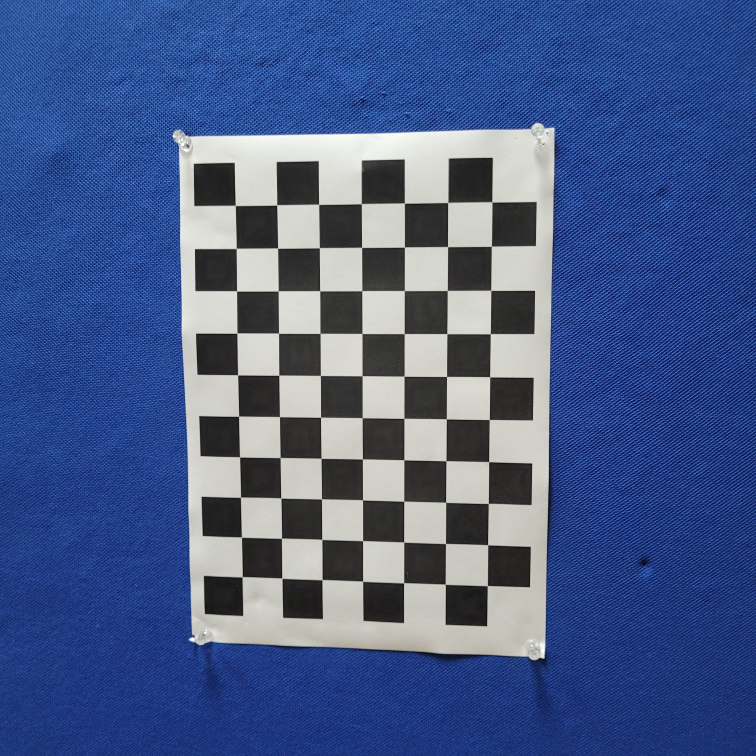
#> input picture dataset/Camera Calibration(Samsung S20 fe)/20241116_210536.jpg, 3024 x 3024 px (shown at 1/4 size); its folder holds 4 pictures in this run
$ python callibration.py
#> lines starting #> are read from the running program, lines starting #| are printed output that depends on the picture
import numpy as np
import cv2 as cv
import glob

# termination criteria
criteria = (cv.TERM_CRITERIA_EPS + cv.TERM_CRITERIA_MAX_ITER, 30, 0.001)

# prepare object points, like (0,0,0), (1,0,0), (2,0,0) ....,(6,5,0)
objp = np.zeros((6*7,3), np.float32)
objp[:,:2] = np.mgrid[0:7,0:6].T.reshape(-1,2)

# Arrays to store object points and image points from all the images.
objpoints = [] # 3d point in real world space
imgpoints = [] # 2d points in image plane.

images = glob.glob('../../../dataset/Camera Calibration(Samsung S20 fe)/*.jpg')
print("images found:", len(images))
for fname in images:
    img = cv.imread(fname)
#> img is the input picture: shape (3024, 3024, 3); mean B, G, R 137.6, 91.2, 71.1
    gray = cv.cvtColor(img, cv.COLOR_BGR2GRAY)
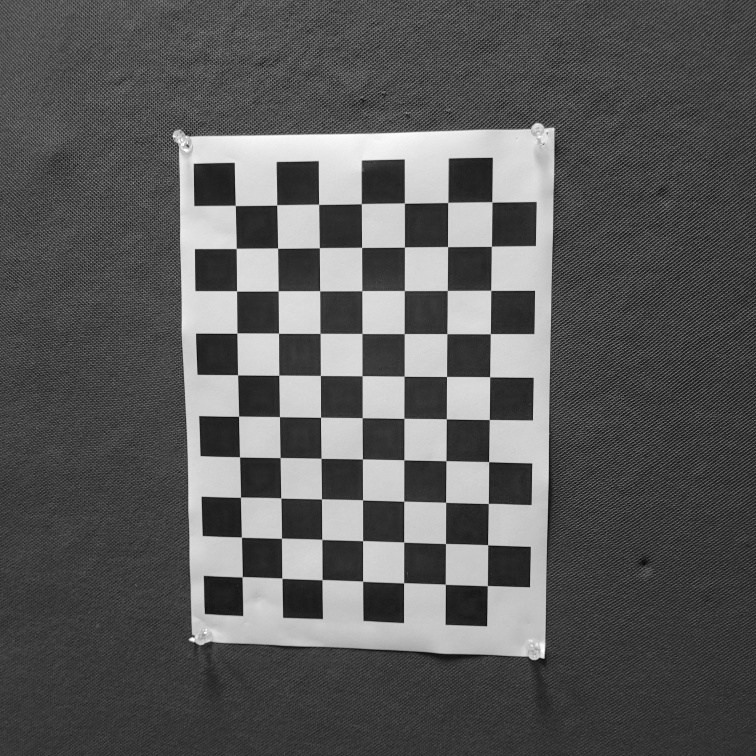
#> gray: shape (3024, 3024) (shown at 1/4 size); min 0, max 255, mean 90.5
    print("Processing image: ", fname)
    # Find the chess board corners
    ret, corners = cv.findChessboardCorners(gray, (7,6), None)
#> ret = False; corners = None

    # If found, add object points, image points (after refining them)
    if ret == True:
        objpoints.append(objp)

        corners2 = cv.cornerSubPix(gray,corners, (11,11), (-1,-1), criteria)
        imgpoints.append(corners2)

        # Draw and display the corners
        cv.drawChessboardCorners(img, (7,6), corners2, ret)
        cv.imshow('img', img)
        cv.waitKey(500)
#> pass 2 of the loop `for fname in images:`:
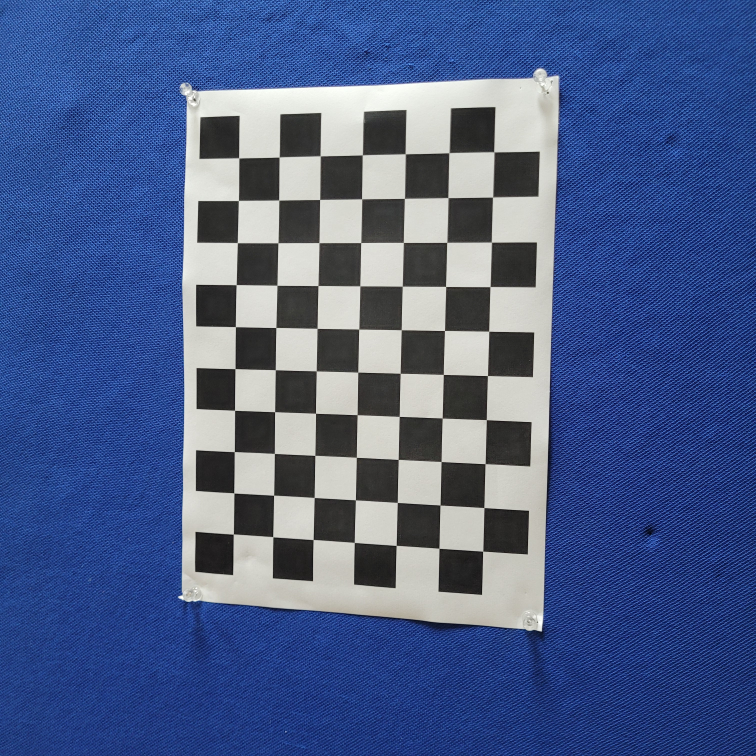
#> input picture dataset/Camera Calibration(Samsung S20 fe)/20241116_210539.jpg, 3024 x 3024 px (shown at 1/4 size)
#> img is the input picture: shape (3024, 3024, 3); mean B, G, R 138.7, 94, 74.9
#> `gray = cv.cvtColor(img, cv.COLOR_BGR2GRAY)`:
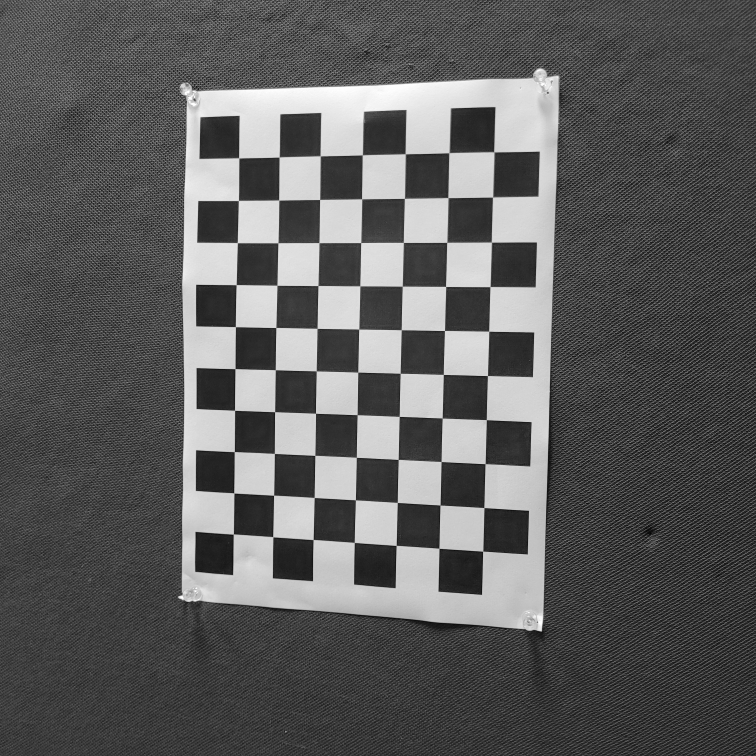
#> gray: shape (3024, 3024) (shown at 1/4 size); min 0, max 255, mean 93.4
#> ret = True; corners = 42 rows, first 8: [956.5, 633.3], [1117.4, 630.5], [1282.4, 625.8], [1449.9, 621.5], [1622, 617], [1796.3, 613.5], [1976.3, 609], [954.6, 804.2]
#> corners2 = 42 rows, first 8: [956.4, 633.5], [1117.7, 630], [1282, 625.5], [1450.1, 621.4], [1622.1, 617.2], [1796.9, 613.1], [1976.6, 609.2], [954.7, 803.8]
#> pass 3 of the loop `for fname in images:`:
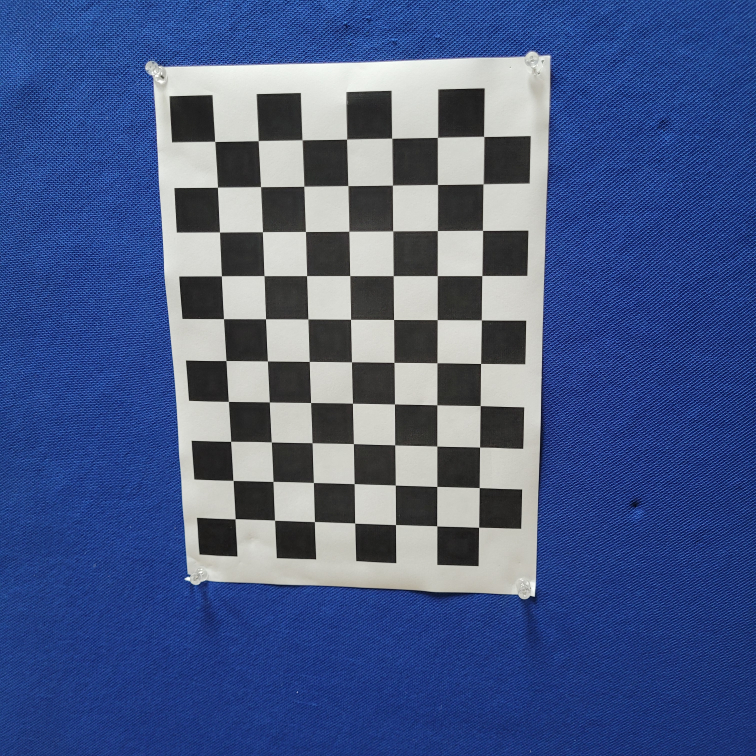
#> input picture dataset/Camera Calibration(Samsung S20 fe)/20241116_210542.jpg, 3024 x 3024 px (shown at 1/4 size)
#> img is the input picture: shape (3024, 3024, 3); mean B, G, R 136.3, 90.5, 72.1
#> `gray = cv.cvtColor(img, cv.COLOR_BGR2GRAY)`:
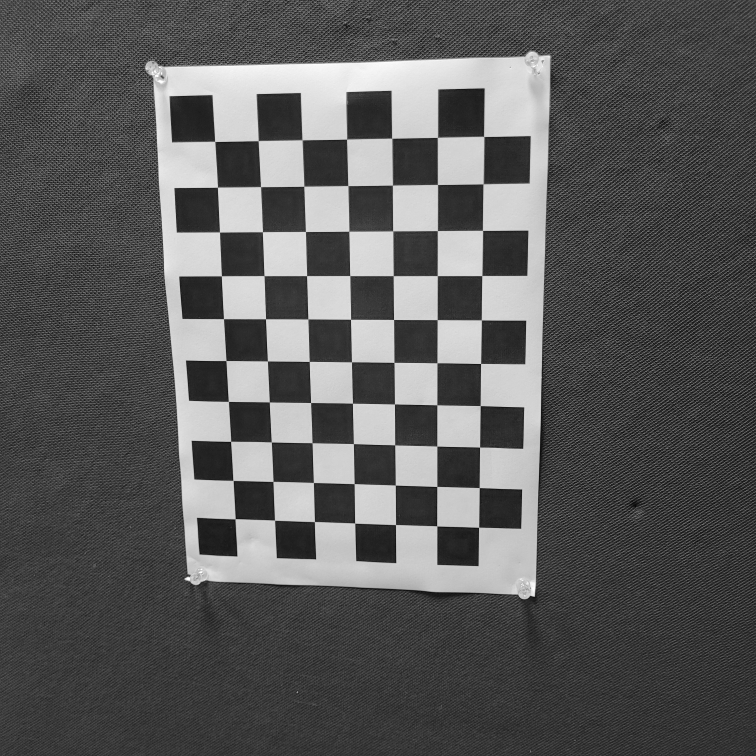
#> gray: shape (3024, 3024) (shown at 1/4 size); min 0, max 255, mean 90.2
#> ret = False; corners = None
#> (the run stopped early here; a loop or call above may not have finished)
